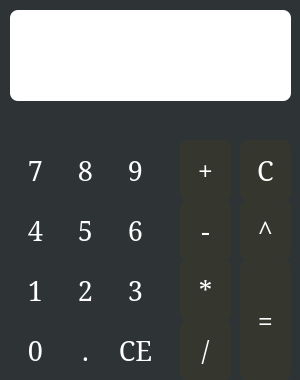
<?xml version="1.0" encoding="UTF-8"?>
<ui version="4.0">
 <class>MainWindow</class>
 <widget class="QMainWindow" name="MainWindow">
  <property name="geometry">
   <rect>
    <x>0</x>
    <y>0</y>
    <width>300</width>
    <height>380</height>
   </rect>
  </property>
  <property name="minimumSize">
   <size>
    <width>300</width>
    <height>380</height>
   </size>
  </property>
  <property name="maximumSize">
   <size>
    <width>300</width>
    <height>380</height>
   </size>
  </property>
  <property name="cursor">
   <cursorShape>PointingHandCursor</cursorShape>
  </property>
  <property name="windowTitle">
   <string>MainWindow</string>
  </property>
  <property name="windowIcon">
   <iconset>
    <normalon>Calculator-icon.png</normalon>
   </iconset>
  </property>
  <property name="styleSheet">
   <string notr="true">background-color:  #2e3436;</string>
  </property>
  <widget class="QWidget" name="centralwidget">
   <widget class="QPushButton" name="pushButton_15">
    <property name="geometry">
     <rect>
      <x>10</x>
      <y>200</y>
      <width>51</width>
      <height>61</height>
     </rect>
    </property>
    <property name="font">
     <font>
      <family>Serif</family>
      <pointsize>20</pointsize>
      <weight>50</weight>
      <italic>false</italic>
      <bold>false</bold>
      <underline>false</underline>
     </font>
    </property>
    <property name="styleSheet">
     <string notr="true">QPushButton{
	font: 20pt &quot;Serif&quot;;
border:none;
border-radius:8px;
background-color: rgb(46, 52, 54);
color:rgb(255, 255, 255);
}

QPushButton:pressed {
	
	
	border:5px
}
QPushButton:hover{
   background-color: rgb(245, 121, 0);
	color:rgb(255, 255, 255);
}</string>
    </property>
    <property name="text">
     <string>4</string>
    </property>
    <property name="iconSize">
     <size>
      <width>50</width>
      <height>50</height>
     </size>
    </property>
   </widget>
   <widget class="QPushButton" name="pushButton_16">
    <property name="geometry">
     <rect>
      <x>60</x>
      <y>200</y>
      <width>51</width>
      <height>61</height>
     </rect>
    </property>
    <property name="font">
     <font>
      <family>Serif</family>
      <pointsize>20</pointsize>
      <weight>50</weight>
      <italic>false</italic>
      <bold>false</bold>
      <underline>false</underline>
     </font>
    </property>
    <property name="styleSheet">
     <string notr="true">QPushButton{
	font: 20pt &quot;Serif&quot;;
border:none;
border-radius:8px;
background-color: rgb(46, 52, 54);
color:rgb(255, 255, 255);
}

QPushButton:pressed {
	
	
	border:5px
}
QPushButton:hover{
   background-color: rgb(245, 121, 0);
	color:rgb(255, 255, 255);
}</string>
    </property>
    <property name="text">
     <string>5</string>
    </property>
    <property name="iconSize">
     <size>
      <width>50</width>
      <height>50</height>
     </size>
    </property>
   </widget>
   <widget class="QPushButton" name="pushButton_17">
    <property name="geometry">
     <rect>
      <x>10</x>
      <y>260</y>
      <width>51</width>
      <height>61</height>
     </rect>
    </property>
    <property name="font">
     <font>
      <family>Serif</family>
      <pointsize>20</pointsize>
      <weight>50</weight>
      <italic>false</italic>
      <bold>false</bold>
     </font>
    </property>
    <property name="styleSheet">
     <string notr="true">QPushButton{
	font: 20pt &quot;Serif&quot;;
border:none;
border-radius:8px;
background-color: rgb(46, 52, 54);
color:rgb(255, 255, 255);
}

QPushButton:pressed {
	
	
	border:5px
}
QPushButton:hover{
   background-color: rgb(245, 121, 0);
	color:rgb(255, 255, 255);
}</string>
    </property>
    <property name="text">
     <string>1</string>
    </property>
    <property name="iconSize">
     <size>
      <width>50</width>
      <height>50</height>
     </size>
    </property>
   </widget>
   <widget class="QPushButton" name="but_dot">
    <property name="geometry">
     <rect>
      <x>60</x>
      <y>320</y>
      <width>51</width>
      <height>61</height>
     </rect>
    </property>
    <property name="font">
     <font>
      <family>Serif</family>
      <pointsize>20</pointsize>
      <weight>50</weight>
      <italic>false</italic>
      <bold>false</bold>
     </font>
    </property>
    <property name="styleSheet">
     <string notr="true">QPushButton{
	font: 20pt &quot;Serif&quot;;
border:none;
border-radius:8px;
background-color: rgb(46, 52, 54);
color:rgb(255, 255, 255);
}

QPushButton:pressed {
	
	
	border:5px
}
QPushButton:hover{
   background-color: rgb(245, 121, 0);
	color:rgb(255, 255, 255);
}</string>
    </property>
    <property name="text">
     <string>.</string>
    </property>
    <property name="iconSize">
     <size>
      <width>50</width>
      <height>50</height>
     </size>
    </property>
   </widget>
   <widget class="QPushButton" name="but_0">
    <property name="geometry">
     <rect>
      <x>10</x>
      <y>320</y>
      <width>51</width>
      <height>61</height>
     </rect>
    </property>
    <property name="font">
     <font>
      <family>Serif</family>
      <pointsize>20</pointsize>
      <weight>50</weight>
      <italic>false</italic>
      <bold>false</bold>
     </font>
    </property>
    <property name="styleSheet">
     <string notr="true">QPushButton{
	font: 20pt &quot;Serif&quot;;
border:none;
border-radius:8px;
background-color: rgb(46, 52, 54);
color:rgb(255, 255, 255);
}

QPushButton:pressed {
	
	
	border:5px
}
QPushButton:hover{
   background-color: rgb(245, 121, 0);
	color:rgb(255, 255, 255);
}</string>
    </property>
    <property name="text">
     <string>0</string>
    </property>
    <property name="iconSize">
     <size>
      <width>50</width>
      <height>50</height>
     </size>
    </property>
   </widget>
   <widget class="QPushButton" name="pushButton_22">
    <property name="geometry">
     <rect>
      <x>60</x>
      <y>260</y>
      <width>51</width>
      <height>61</height>
     </rect>
    </property>
    <property name="font">
     <font>
      <family>Serif</family>
      <pointsize>20</pointsize>
      <weight>50</weight>
      <italic>false</italic>
      <bold>false</bold>
     </font>
    </property>
    <property name="styleSheet">
     <string notr="true">QPushButton{
	font: 20pt &quot;Serif&quot;;
border:none;
border-radius:8px;
background-color: rgb(46, 52, 54);
color:rgb(255, 255, 255);
}

QPushButton:pressed {
	
	
	border:5px
}
QPushButton:hover{
   background-color: rgb(245, 121, 0);
	color:rgb(255, 255, 255);
}</string>
    </property>
    <property name="text">
     <string>2</string>
    </property>
    <property name="iconSize">
     <size>
      <width>50</width>
      <height>50</height>
     </size>
    </property>
   </widget>
   <widget class="QPushButton" name="but_ce">
    <property name="geometry">
     <rect>
      <x>110</x>
      <y>320</y>
      <width>51</width>
      <height>61</height>
     </rect>
    </property>
    <property name="font">
     <font>
      <family>Serif</family>
      <pointsize>20</pointsize>
      <weight>50</weight>
      <italic>false</italic>
      <bold>false</bold>
     </font>
    </property>
    <property name="styleSheet">
     <string notr="true">QPushButton{
	font: 20pt &quot;Serif&quot;;
border:none;
border-radius:8px;
background-color: rgb(46, 52, 54);
color:rgb(255, 255, 255);
}

QPushButton:pressed {
	
	
	border:5px
}
QPushButton:hover{
   background-color: rgb(245, 121, 0);
	color:rgb(255, 255, 255);
}</string>
    </property>
    <property name="text">
     <string>CE</string>
    </property>
    <property name="iconSize">
     <size>
      <width>50</width>
      <height>50</height>
     </size>
    </property>
   </widget>
   <widget class="QPushButton" name="pushButton_24">
    <property name="geometry">
     <rect>
      <x>110</x>
      <y>260</y>
      <width>51</width>
      <height>61</height>
     </rect>
    </property>
    <property name="font">
     <font>
      <family>Serif</family>
      <pointsize>20</pointsize>
      <weight>50</weight>
      <italic>false</italic>
      <bold>false</bold>
     </font>
    </property>
    <property name="styleSheet">
     <string notr="true">QPushButton{
	font: 20pt &quot;Serif&quot;;
border:none;
border-radius:8px;
background-color: rgb(46, 52, 54);
color:rgb(255, 255, 255);
}

QPushButton:pressed {
	
	
	border:5px
}
QPushButton:hover{
   background-color: rgb(245, 121, 0);
	color:rgb(255, 255, 255);
}</string>
    </property>
    <property name="text">
     <string>3</string>
    </property>
    <property name="iconSize">
     <size>
      <width>50</width>
      <height>50</height>
     </size>
    </property>
   </widget>
   <widget class="QPushButton" name="pushButton_25">
    <property name="geometry">
     <rect>
      <x>10</x>
      <y>140</y>
      <width>51</width>
      <height>61</height>
     </rect>
    </property>
    <property name="font">
     <font>
      <family>Serif</family>
      <pointsize>20</pointsize>
      <weight>50</weight>
      <italic>false</italic>
      <bold>false</bold>
     </font>
    </property>
    <property name="styleSheet">
     <string notr="true">QPushButton{
	font: 20pt &quot;Serif&quot;;
border:none;
border-radius:8px;
background-color: rgb(46, 52, 54);
color:rgb(255, 255, 255);
}

QPushButton:pressed {
	
	
	border:5px
}
QPushButton:hover{
   background-color: rgb(245, 121, 0);
	color:rgb(255, 255, 255);
}</string>
    </property>
    <property name="text">
     <string>7</string>
    </property>
    <property name="iconSize">
     <size>
      <width>50</width>
      <height>50</height>
     </size>
    </property>
   </widget>
   <widget class="QPushButton" name="pushButton_26">
    <property name="geometry">
     <rect>
      <x>60</x>
      <y>140</y>
      <width>51</width>
      <height>61</height>
     </rect>
    </property>
    <property name="font">
     <font>
      <family>Serif</family>
      <pointsize>20</pointsize>
      <weight>50</weight>
      <italic>false</italic>
      <bold>false</bold>
      <underline>false</underline>
      <kerning>true</kerning>
     </font>
    </property>
    <property name="styleSheet">
     <string notr="true">QPushButton{
	font: 20pt &quot;Serif&quot;;
border:none;
border-radius:8px;
background-color: rgb(46, 52, 54);
color:rgb(255, 255, 255);
}

QPushButton:pressed {
	
	
	border:5px
}
QPushButton:hover{
   background-color: rgb(245, 121, 0);
	color:rgb(255, 255, 255);
}</string>
    </property>
    <property name="text">
     <string>8</string>
    </property>
    <property name="iconSize">
     <size>
      <width>50</width>
      <height>50</height>
     </size>
    </property>
   </widget>
   <widget class="QPushButton" name="pushButton_27">
    <property name="geometry">
     <rect>
      <x>110</x>
      <y>140</y>
      <width>51</width>
      <height>61</height>
     </rect>
    </property>
    <property name="font">
     <font>
      <family>Serif</family>
      <pointsize>20</pointsize>
      <weight>50</weight>
      <italic>false</italic>
      <bold>false</bold>
      <underline>false</underline>
     </font>
    </property>
    <property name="styleSheet">
     <string notr="true">QPushButton{
	font: 20pt &quot;Serif&quot;;
border:none;
border-radius:8px;
background-color: rgb(46, 52, 54);
color:rgb(255, 255, 255);
}

QPushButton:pressed {
	
	
	border:5px
}
QPushButton:hover{
   background-color: rgb(245, 121, 0);
	color:rgb(255, 255, 255);
}</string>
    </property>
    <property name="text">
     <string>9</string>
    </property>
    <property name="iconSize">
     <size>
      <width>50</width>
      <height>50</height>
     </size>
    </property>
   </widget>
   <widget class="QPushButton" name="pushButton_28">
    <property name="geometry">
     <rect>
      <x>180</x>
      <y>320</y>
      <width>51</width>
      <height>61</height>
     </rect>
    </property>
    <property name="font">
     <font>
      <family>Serif</family>
      <pointsize>20</pointsize>
      <weight>50</weight>
      <italic>false</italic>
      <bold>false</bold>
     </font>
    </property>
    <property name="styleSheet">
     <string notr="true">QPushButton{
	font: 20pt &quot;Serif&quot;;
border:none;
border-radius:8px;
background-color:  #35372f;
color:rgb(255, 255, 255);
}

QPushButton:pressed {
	
	
	border:5px
}
QPushButton:hover{
   background-color: rgb(245, 121, 0);
	color:rgb(255, 255, 255);
}</string>
    </property>
    <property name="text">
     <string>/</string>
    </property>
    <property name="iconSize">
     <size>
      <width>50</width>
      <height>50</height>
     </size>
    </property>
   </widget>
   <widget class="QPushButton" name="pushButton_29">
    <property name="geometry">
     <rect>
      <x>180</x>
      <y>260</y>
      <width>51</width>
      <height>61</height>
     </rect>
    </property>
    <property name="font">
     <font>
      <family>Serif</family>
      <pointsize>20</pointsize>
      <weight>50</weight>
      <italic>false</italic>
      <bold>false</bold>
     </font>
    </property>
    <property name="styleSheet">
     <string notr="true">QPushButton{
	font: 20pt &quot;Serif&quot;;
border:none;
border-radius:8px;
background-color:  #35372f;
color:rgb(255, 255, 255);
}

QPushButton:pressed {
	
	
	border:5px
}
QPushButton:hover{
   background-color: rgb(245, 121, 0);
	color:rgb(255, 255, 255);
}</string>
    </property>
    <property name="text">
     <string>*</string>
    </property>
    <property name="iconSize">
     <size>
      <width>50</width>
      <height>50</height>
     </size>
    </property>
   </widget>
   <widget class="QPushButton" name="pushButton_30">
    <property name="geometry">
     <rect>
      <x>180</x>
      <y>140</y>
      <width>51</width>
      <height>61</height>
     </rect>
    </property>
    <property name="font">
     <font>
      <family>Serif</family>
      <pointsize>20</pointsize>
      <weight>50</weight>
      <italic>false</italic>
      <bold>false</bold>
     </font>
    </property>
    <property name="layoutDirection">
     <enum>Qt::LeftToRight</enum>
    </property>
    <property name="styleSheet">
     <string notr="true">QPushButton{
	font: 20pt &quot;Serif&quot;;
border:none;
border-radius:8px;
background-color:  #35372f;
color:rgb(255, 255, 255);
}

QPushButton:pressed {
	
	
	border:5px
}
QPushButton:hover{
   background-color: rgb(245, 121, 0);
	color:rgb(255, 255, 255);
}</string>
    </property>
    <property name="text">
     <string>+</string>
    </property>
    <property name="iconSize">
     <size>
      <width>50</width>
      <height>50</height>
     </size>
    </property>
    <property name="shortcut">
     <string>+</string>
    </property>
   </widget>
   <widget class="QPushButton" name="pushButton_31">
    <property name="geometry">
     <rect>
      <x>180</x>
      <y>200</y>
      <width>51</width>
      <height>61</height>
     </rect>
    </property>
    <property name="font">
     <font>
      <family>Serif</family>
      <pointsize>20</pointsize>
      <weight>50</weight>
      <italic>false</italic>
      <bold>false</bold>
     </font>
    </property>
    <property name="styleSheet">
     <string notr="true">QPushButton{
	font: 20pt &quot;Serif&quot;;
border:none;
border-radius:8px;
background-color:  #35372f;
color:rgb(255, 255, 255);
}

QPushButton:pressed {
	
	
	border:5px
}
QPushButton:hover{
   background-color: rgb(245, 121, 0);
	color:rgb(255, 255, 255);
}</string>
    </property>
    <property name="text">
     <string>-</string>
    </property>
    <property name="iconSize">
     <size>
      <width>50</width>
      <height>50</height>
     </size>
    </property>
   </widget>
   <widget class="QPushButton" name="pushButton_32">
    <property name="geometry">
     <rect>
      <x>240</x>
      <y>140</y>
      <width>51</width>
      <height>61</height>
     </rect>
    </property>
    <property name="font">
     <font>
      <family>Serif</family>
      <pointsize>20</pointsize>
      <weight>50</weight>
      <italic>false</italic>
      <bold>false</bold>
     </font>
    </property>
    <property name="styleSheet">
     <string notr="true">QPushButton{
	font: 20pt &quot;Serif&quot;;
border:none;
border-radius:8px;
background-color:   #35372f;
color:rgb(255, 255, 255);
}

QPushButton:pressed {
	
	
	border:5px
}
QPushButton:hover{
   background-color: rgb(245, 121, 0);
	color:rgb(255, 255, 255);
}</string>
    </property>
    <property name="text">
     <string>C</string>
    </property>
    <property name="iconSize">
     <size>
      <width>50</width>
      <height>50</height>
     </size>
    </property>
   </widget>
   <widget class="QPushButton" name="pushButton_33">
    <property name="geometry">
     <rect>
      <x>240</x>
      <y>200</y>
      <width>51</width>
      <height>61</height>
     </rect>
    </property>
    <property name="font">
     <font>
      <family>Serif</family>
      <pointsize>20</pointsize>
      <weight>50</weight>
      <italic>false</italic>
      <bold>false</bold>
     </font>
    </property>
    <property name="styleSheet">
     <string notr="true">QPushButton{
	font: 20pt &quot;Serif&quot;;
border:none;
border-radius:8px;
background-color:  #35372f;
color:rgb(255, 255, 255);
}

QPushButton:pressed {
	
	
	border:5px
}
QPushButton:hover{
   background-color: rgb(245, 121, 0);
	color:rgb(255, 255, 255);
}</string>
    </property>
    <property name="text">
     <string>^</string>
    </property>
    <property name="iconSize">
     <size>
      <width>50</width>
      <height>50</height>
     </size>
    </property>
   </widget>
   <widget class="QPushButton" name="pushButton_34">
    <property name="geometry">
     <rect>
      <x>240</x>
      <y>260</y>
      <width>51</width>
      <height>121</height>
     </rect>
    </property>
    <property name="font">
     <font>
      <family>Serif</family>
      <pointsize>20</pointsize>
      <weight>50</weight>
      <italic>false</italic>
      <bold>false</bold>
     </font>
    </property>
    <property name="styleSheet">
     <string notr="true">QPushButton{
	font: 20pt &quot;Serif&quot;;
border:none;
border-radius:8px;
background-color:  #35372f;
color:rgb(255, 255, 255);
}

QPushButton:pressed {
	
	
	border:5px
}
QPushButton:hover{
   background-color: rgb(245, 121, 0);
	color:rgb(255, 255, 255);
}</string>
    </property>
    <property name="text">
     <string>=</string>
    </property>
    <property name="iconSize">
     <size>
      <width>50</width>
      <height>50</height>
     </size>
    </property>
   </widget>
   <widget class="QPlainTextEdit" name="plainTextEdit">
    <property name="geometry">
     <rect>
      <x>10</x>
      <y>10</y>
      <width>281</width>
      <height>91</height>
     </rect>
    </property>
    <property name="styleSheet">
     <string notr="true">background-color: rgb(255, 255, 255);
border-radius:8px;
border:rgb(31, 190, 207);
border-size:3px;</string>
    </property>
   </widget>
   <widget class="QPushButton" name="pushButton_35">
    <property name="geometry">
     <rect>
      <x>110</x>
      <y>200</y>
      <width>51</width>
      <height>61</height>
     </rect>
    </property>
    <property name="font">
     <font>
      <family>Serif</family>
      <pointsize>20</pointsize>
      <weight>50</weight>
      <italic>false</italic>
      <bold>false</bold>
     </font>
    </property>
    <property name="styleSheet">
     <string notr="true">QPushButton{
	font: 20pt &quot;Serif&quot;;
border:none;
border-radius:8px;
background-color: rgb(46, 52, 54);
color:rgb(255, 255, 255);
}

QPushButton:pressed {
	
	
	border:5px
}
QPushButton:hover{
   background-color: rgb(245, 121, 0);
	color:rgb(255, 255, 255);
}</string>
    </property>
    <property name="text">
     <string>6</string>
    </property>
    <property name="iconSize">
     <size>
      <width>50</width>
      <height>50</height>
     </size>
    </property>
   </widget>
  </widget>
 </widget>
 <resources/>
 <connections/>
</ui>
